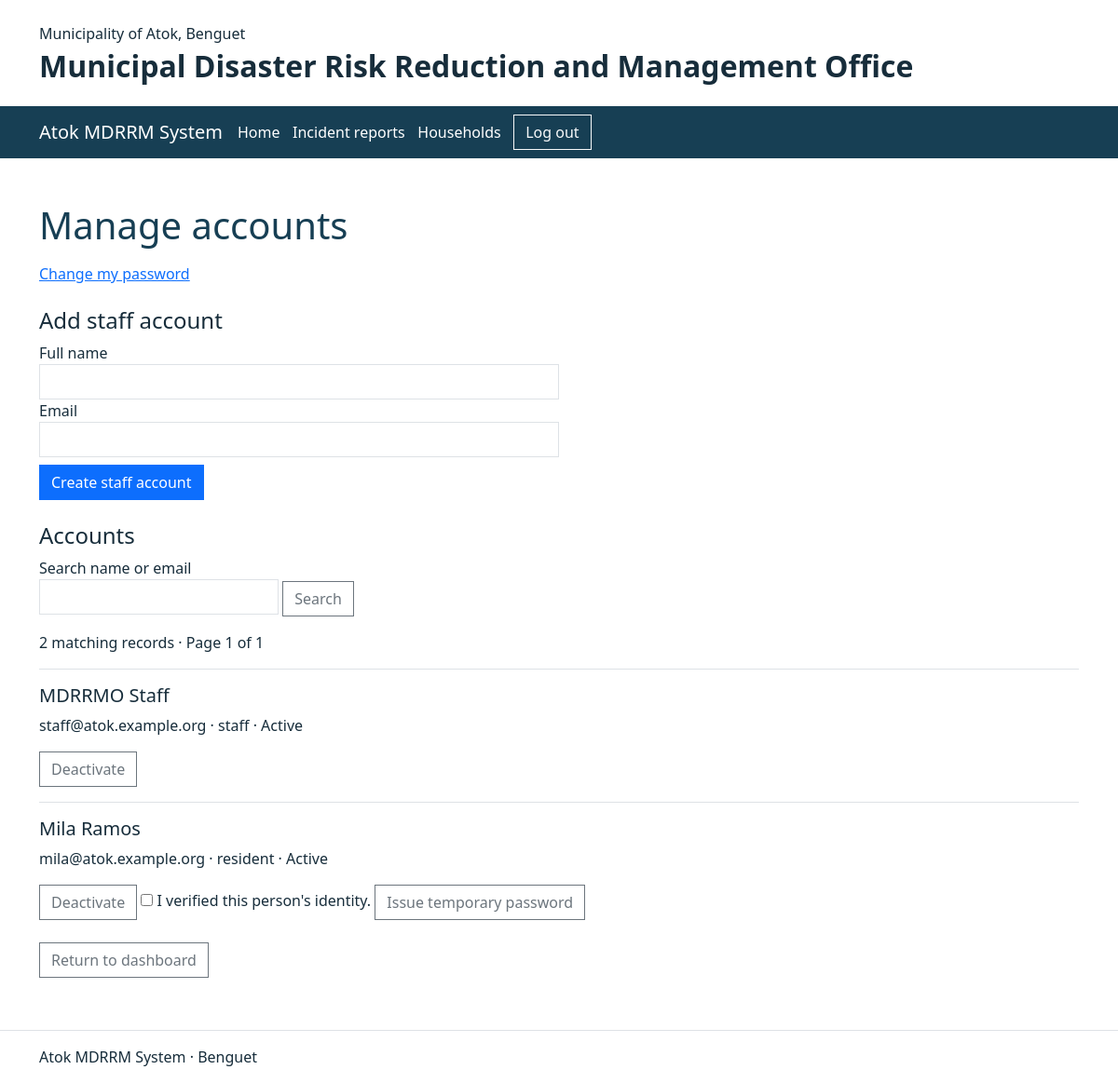
The app's page /accounts/index.php (signed in) with its own data.
### tables this page shows
CREATE TABLE accounts (
    id INT UNSIGNED AUTO_INCREMENT PRIMARY KEY,
    full_name VARCHAR(100) NOT NULL,
    email VARCHAR(254) NOT NULL UNIQUE,
    password_hash VARCHAR(255) NOT NULL,
    phone VARCHAR(13) NULL,
    role ENUM('staff','resident') NOT NULL,
    active BOOLEAN NOT NULL DEFAULT TRUE,
    must_change BOOLEAN NOT NULL DEFAULT TRUE,
    session_version INT UNSIGNED NOT NULL DEFAULT 1
);

### includes/session.php (called while the page is built, shortened)
<?php
require_once __DIR__ . '/../config.php';
if (isset($_SESSION['user_id'])) {
    $query = $pdo->prepare('SELECT id, full_name, role, active, must_change, session_version FROM accounts WHERE id=?');
    $query->execute([$_SESSION['user_id']]);
    $user = $query->fetch();
}

### accounts/index.php (the view, shortened to what this page needs)
<?php
require __DIR__ . '/../includes/session.php';
require __DIR__ . '/../includes/header.php';
?>
<h1>Manage accounts</h1>
<a href="../change_password.php">Change my password</a>
<h2 class="h4 mt-4">Add staff account</h2>
<form method="post" class="col-md-6">
    <label class="d-block">Full name<input name="name" class="form-control" maxlength="100" required></label>
    <label class="d-block mb-2">Email<input name="email" class="form-control" type="email" required></label>
    <button class="btn btn-primary" name="action" value="create">Create staff account</button>
</form>
<h2 class="h4 mt-4">Accounts</h2>
<?php
$search = is_string($_GET['q'] ?? null) ? trim($_GET['q']) : '';
$term = '%' . strtr($search, ['!' => '!!', '%' => '!%', '_' => '!_']) . '%';
$where = " WHERE full_name LIKE ? ESCAPE '!' OR email LIKE ? ESCAPE '!'";
$args = [$term, $term];
$query = $pdo->prepare('SELECT COUNT(*) FROM accounts' . $where);
$query->execute($args);
$total = (int)$query->fetchColumn();
$pages = max(1, (int)ceil($total / 10));
$page = min($pages, max(1, (int)filter_input(INPUT_GET, 'page', FILTER_VALIDATE_INT)));
$offset = ($page - 1) * 10;
$query = $pdo->prepare('SELECT id,full_name,email,role,active FROM accounts' . $where . " ORDER BY full_name,id LIMIT 10 OFFSET $offset");
$query->execute($args);
?>
<form method="get" class="mb-3">
    <label>Search name or email<input class="form-control" name="q" value="<?= htmlspecialchars($search) ?>"></label>
    <button class="btn btn-outline-secondary">Search</button>
</form>
<p><?= $total ?> matching records · Page <?= $page ?> of <?= $pages ?></p>
<?php foreach ($query as $row): ?>
    <section class="border-top py-3">
        <h3 class="h5"><?= htmlspecialchars($row['full_name']) ?></h3>
        <p><?= htmlspecialchars($row['email']) ?> · <?= htmlspecialchars($row['role']) ?> · <?= $row['active'] ? 'Active' : 'Inactive' ?></p>
        <form method="post">
            <button class="btn btn-outline-secondary" name="action" value="<?= $row['active'] ? 'deactivate' : 'activate' ?>"><?= $row['active'] ? 'Deactivate' : 'Activate' ?></button>
            <?php if ($row['active'] && $row['id'] != $user['id']): ?>
                <label><input type="checkbox" name="verified" value="yes"> I verified this person's identity.</label>
                <button class="btn btn-outline-secondary" name="action" value="reset">Issue temporary password</button>
            <?php endif; ?>
        </form>
    </section>
<?php endforeach; ?>
<a class="btn btn-outline-secondary my-2" href="../dashboard/staff.php">Return to dashboard</a>
<?php require __DIR__ . '/../includes/footer.php'; ?>

### assets/css/site.css (style rules this page uses)
body { color: #172d3b; }
.navbar-toggler, .btn, .form-control, .form-select { border-radius: 0; }
main > p { max-width: 65ch; }
main h1 { color: #173f54; margin-bottom: 1rem; }

### records on screen
accounts: full_name "MDRRMO Staff", email "staff@atok.example.org", role "staff", active "Active"
accounts: full_name "Mila Ramos", email "mila@atok.example.org", role "resident", active "Active"

### other values on screen
$total "2"
$page "1"
$pages "1"
